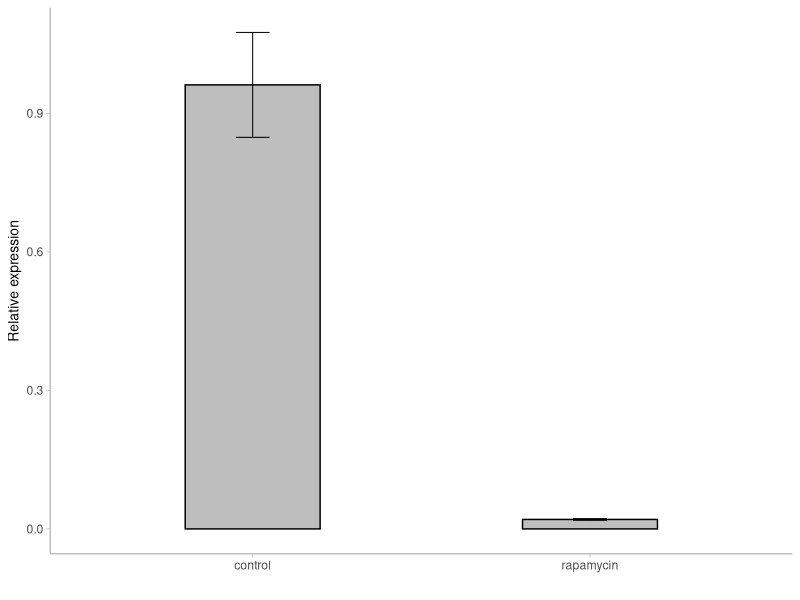

Write the R code that produced this figure.
library(ggplot2)
setwd('~/Downloads')
control = c(1.0792,0.8526,0.9526)
rapamycin = c(0.0208,0.0221,0.0186)
group = c('control','rapamycin')
relative = c(mean(control),mean(rapamycin))
se = c(sd(control),sd(rapamycin))
sheet2 = data.frame(group,relative,se)

ggplot(sheet2,aes(x=factor(group),y=relative))+geom_bar(stat='identity',width=0.4,fill='grey',colour='black')+xlab('')+ylab('Relative expression')+theme_light()+theme(panel.grid.major = element_blank(),panel.grid.minor = element_blank(),axis.title.y=element_text(size=10),panel.border=element_blank(),axis.line=element_line(colour='grey',size=0.5))+geom_errorbar(aes(ymin=relative-se,ymax=relative+se),width=0.1,color='black',size=0.35)


